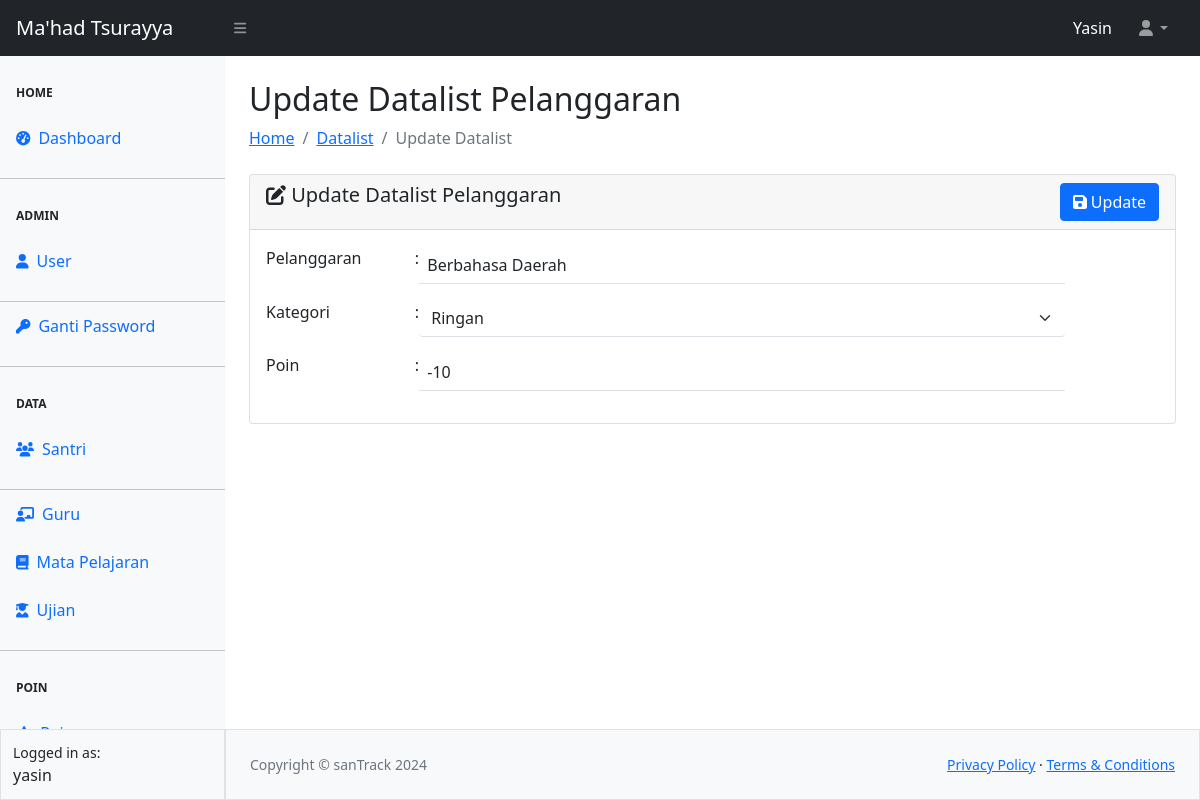
/poin/edit-pelanggaran.php?no=1 (signed in), run on the app's committed database.
### tables this page shows
CREATE TABLE `tbl_pelanggaran` (
  `no` int(20) NOT NULL,
  `pelanggaran` varchar(100) NOT NULL,
  `jenis` enum('Ringan','Sedang','Berat','') NOT NULL,
  `poin` int(50) NOT NULL
);

### poin/edit-pelanggaran.php (the view, shortened to what this page needs)
<?php
require_once "../config.php";
require_once "../template/header.php";
require_once "../template/navbar.php";
require_once "../template/sidebar.php";
$no = $_GET['no'];
$queryPelanggaran = mysqli_query($koneksi, "SELECT * FROM tbl_pelanggaran WHERE no = $no");
$data = mysqli_fetch_array($queryPelanggaran);
?>
<div id="layoutSidenav_content">
    <main>
        <div class="container-fluid px-4">
            <h2 class="mt-4">Update Datalist Pelanggaran</h2>
            <ol class="breadcrumb mb-4">
                <li class="breadcrumb-item"><a href="../index.php">Home</a></li>
                <li class="breadcrumb-item"><a href="pelanggaran.php">Datalist</a></li>
                <li class="breadcrumb-item active">Update Datalist</li>
            </ol>
            <form action="proses-poin.php" method="POST">
                <div class="card">
                    <div class="card-header">
                        <span class="h5 my-2"><i class="fa-solid fa-pen-to-square"></i> Update Datalist Pelanggaran</span>
                        <button type="submit" name="update" class="btn btn-primary float-end"><i class="fa-solid fa-floppy-disk"></i> Update</button>
                    </div>
                    <div class="card-body">
                        <div class="row">
                            <div class="mb-3 row">
                                <label for="pelanggaran" class="col-sm-2">Pelanggaran</label>
                                <label for="pelanggaran" class="col-sm-1">:</label>
                                <div class="col-sm-9" style="margin-left: -70px;">
                                    <input type="text" name="pelanggaran" id="pelanggaran" class="form-control-plaintext border-bottom ps-2" value="<?= $data['pelanggaran'] ?>" required>
                                </div>
                            </div>
                            <div class="mb-3 row">
                                <label for="jenis" class="col-sm-2">Kategori</label>
                                <label for="jenis" class="col-sm-1">:</label>
                                <div class="col-sm-9" style="margin-left: -70px;">
                                    <select name="jenis" id="jenis" class="form-select border-0 border-bottom" required>
                                        <?php
                                        $jenis = ["Ringan", "Sedang", "Berat"];
                                        foreach($jenis as $jns) {
                                            if ($data['jenis'] == $jns) { ?>
                                                <option value="<?= $jns ?>" selected><?= $jns ?></option>
                                            <?php
                                            } else { ?>
                                                <option value="<?= $jns ?>"><?= $jns ?></option>
                                            <?php
                                            }
                                        }
                                        ?>
                                    </select>
                                </div>
                            </div>
                            <div class="mb-3 row">
                                <label for="poin" class="col-sm-2">Poin</label>
                                <label for="poin" class="col-sm-1">:</label>
                                <div class="col-sm-9" style="margin-left: -70px;">
                                    <input type="text" name="poin" id="poin" class="form-control-plaintext border-bottom ps-2" value="<?= $data['poin'] ?>" required>
                                </div>
                            </div>
                        </div>
                    </div>
                </div>
            </form>
        </div>
    </main>
<?php
require_once "../template/footer.php";
?>

### data on the page
tbl_pelanggaran: pelanggaran "Berbahasa Daerah", jenis "Ringan", poin "-10"

### other printed values
$_SESSION["ssUser"] "Yasin"
$_SESSION["ssUser"] "yasin"
